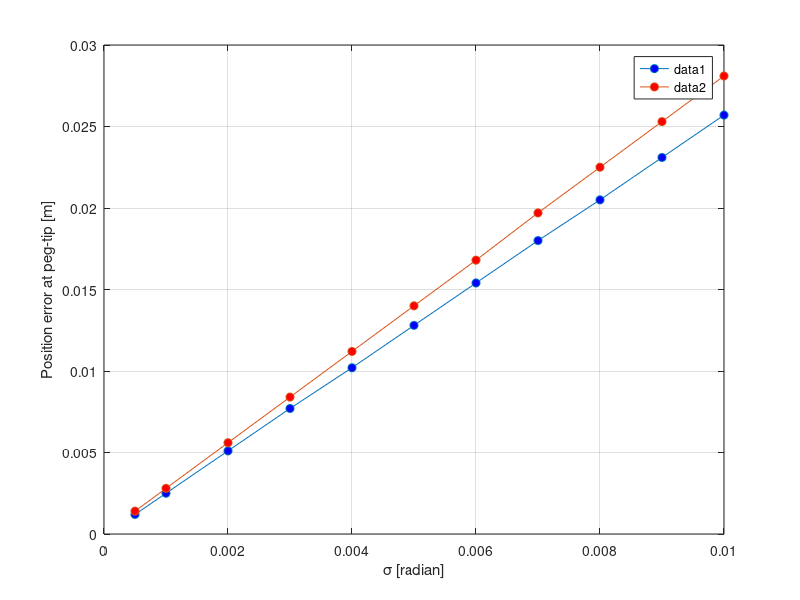

Write the MATLAB code that produced this figure.
clc
clear all
close all

% Variation of sigma
sig_val = [0.0005, 0.001, 0.002, 0.003, 0.004, 0.005, 0.006, 0.007,...
    0.008, 0.009, 0.01];

% Variation pf position errors at peg-tip
best_sol_err = [0.0012, 0.0025, 0.0051, 0.0077, 0.0102, 0.0128, 0.0154, 0.0180, 0.0205, 0.0231, 0.0257];
worst_sol_err = [0.0014, 0.0028, 0.0056, 0.0084, 0.0112, 0.0140, 0.0168, 0.0197, 0.0225, 0.0253, 0.0281];

% Plot the result
% plot(sig_val, best_sol_err, 'b');
% hold on;
% plot(sig_val, worst_sol_err, 'r');
plot(sig_val, best_sol_err, 'o-', 'MarkerFaceColor', 'b');
hold on
plot(sig_val, worst_sol_err, 'o-', 'MarkerFaceColor', 'r');
xlabel('\sigma [radian]')
ylabel('Position error at peg-tip [m]')
grid on
legend